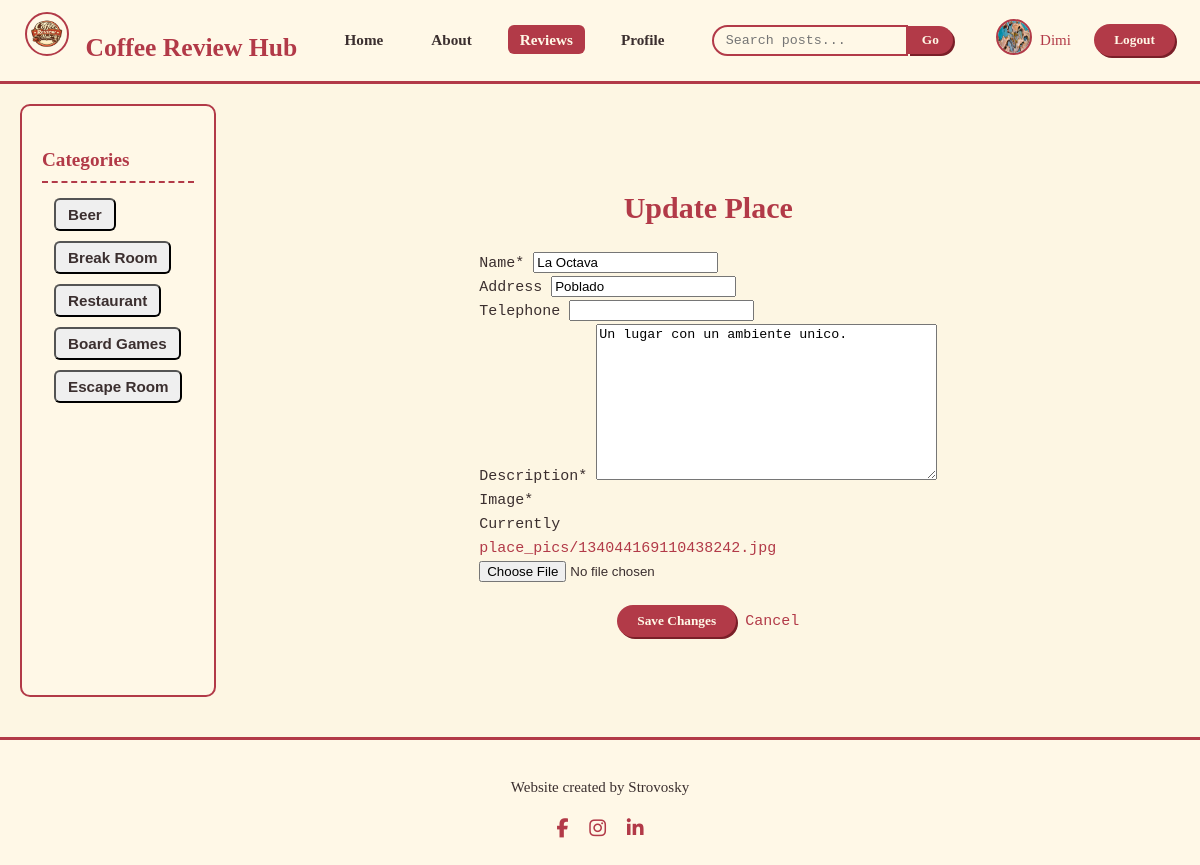
Page /update_place/11/ (signed in) on the committed database.
### users/models.py (models this page shows, shortened)
class Profile(Model):
    bio = TextField(verbose_name="Bio", blank=True, null=True, max_length=500)
    user = OneToOneField(to=User, on_delete=CASCADE, null=False, blank=False)
    image = ImageField(default="default_pic.png", upload_to="profile_pics")

### blog/models.py (models this page shows, shortened)
class Category(Model):
    name = CharField(verbose_name="Name", max_length=100)
    place = ManyToManyField(to=Place, verbose_name="Place")

class Place(Model):
    user = ForeignKey(to=User, on_delete=SET_NULL, null=True, blank=True)
    name = CharField(verbose_name="Name", max_length=100, unique=True)
    address = CharField(verbose_name="Address", max_length=150, null=True, blank=True)
    phone = IntegerField(verbose_name="Telephone", null=True, blank=True)
    description = TextField(verbose_name="Description", max_length=1000)
    image = ImageField(default="default_place.png", upload_to="place_pics")

### blog/views.py (the view)
class UpdatePlaceView(LoginRequiredMixin, UpdateView):
    model = Place
    template_name = "blog/update_place.html"
    fields = ["name", "address", "phone", "description", "image"]
    def get_context_data(self, **kwargs):
        context = super().get_context_data(**kwargs)
        context["categories"] = Category.objects.all()
        return context
    def dispatch(self, request, *args, **kwargs):
        obj = self.get_object()
        if obj.user.id != request.user.id:
            return redirect("detail", obj.id)
        return super().dispatch(request, *args, **kwargs)

### blog/templates/blog/update_place.html (shortened to what this page needs)
{% extends 'blog/detail_place.html' %}
{% load crispy_forms_tags %}
{% block latest_posts %}
<main class="container" style="max-width:700px; margin:60px auto;">
  <h1 style="text-align:center; color:#b23a48; font-family:'Georgia',serif;">
    Update Place
  </h1>
  <form method="post" enctype="multipart/form-data" class="form-box">
    {{ form|crispy }}
    <div style="text-align:center; margin-top:20px;">
      <button type="submit" class="btn-primary">Save Changes</button>
      <a href="{% url 'detail' object.id %}" class="btn-secondary">Cancel</a>
    </div>
  </form>
</main>
{% endblock latest_posts %}

### blog/templates/blog/index.html (shortened to what this page needs)
{% load static %}
{% load crispy_forms_tags %}
<!DOCTYPE html>
<html lang="en">
<head>
  <link rel="stylesheet" href="{% static 'blog/style.css' %}">
  <link rel="stylesheet" href="https://cdnjs.cloudflare.com/ajax/libs/font-awesome/6.5.0/css/all.min.css">
</head>
<body>
  <nav class="navbar">
    <div class="navbar-brand">
      <a class="nav-link active" href="{% url 'blog_home' %}">
        <img src="{% static 'blog/img/coffee_logo.png' %}" alt="Logo">
      Coffee Review Hub
      </a>
    </div>
    {% block navbar_buttons %}{% endblock navbar_buttons %}
    {% block search_bar %}
        {% if user.is_authenticated %}
           <form method="get" action="{% url 'blog_places' %}">
            <div class="search-bar">
              <input name="search_word" type="text" placeholder="Search posts...">
              <button type="submit" class="btn-primary" name="search_btn" value="pressed">Go</button>
            </div>
           </form>
        {% endif %}
    {% endblock search_bar %}
    {% block current_user %}
      {% if user.is_authenticated %}
        <div class="nav-user">
          <a href="{% url 'profile' user.id %}"><img src="{{user.profile.image.url}}" class="img-fluid" alt="User"></a>
          <a href="{% url 'profile' user.id %}"><span>{{user.username|title}}</span></a>
        </div>
      {% endif %}
    {% endblock current_user %}
    {% block sign_buttons %}
      {% if user.is_authenticated %}
        <form method="post" action="{% url 'logout' %}">
          <button type="submit" class="btn-primary">Logout</button>
        </form>
      {% else %}
          <a href="{% url 'signin' %}"><button class="btn-primary">Login</button></a>
          <a href="{% url 'register' %}"><button class="btn-primary">Signup</button></a>
      {% endif %}
    {% endblock sign_buttons %}
  </nav>
  <div class="main-layout">
    {% block category_bar %}
      {% if user.is_authenticated %}
        <aside class="sidebar">
          <h3>Categories</h3>
          <form type="get" action="{% url 'blog_places' %}">
            {% for category in categories %}
              <ul class="navbar-nav">
                <li><input name="category_opt" type="submit" class="nav-link" value="{{category.name|title}}"></li>
              </ul>
            {% endfor %}
          </form>
        </aside>
      {% endif %}
    {% endblock category_bar %}
    {% block latest_posts %}{% endblock latest_posts %}
  </div>
  <footer class="footer">
    <p>Website created by Strovosky</p>
    <div class="social-icons">
      <a href="https://www.facebook.com/strovosky/" target="_blank" rel="noopener noreferrer">
        <i class="fab fa-facebook-f"></i>
      </a>
      <a href="https://www.instagram.com/strovosky?igsh=amlnbm41Z3ltdHJ4" target="_blank" rel="noopener noreferrer">
        <i class="fab fa-instagram"></i>
      </a>
      <a href="https://www.linkedin.com/in/strovosky/" target="_blank" rel="noopener noreferrer">
        <i class="fab fa-linkedin-in"></i>
      </a>
    </div>
  </footer>
</body>
</html>

### blog/static/blog/style.css (style rules this page uses)
body { font-family: 'Courier New', 'Lucida Console', monospace; font-size: 15px; background-color: #fdf6e3; color: #3b2f2f; margin: 0; line-height: 1.6; }
a { text-decoration: none; color: #b23a48; transition: all 0.3s ease; }
.navbar { background: #fff8e7; border-bottom: 3px solid #b23a48; padding: 12px 25px; display: flex; align-items: center; justify-content: space-between; font-family: 'Georgia', serif; }
.navbar-brand { font-size: 1.6rem; font-weight: bold; color: #b23a48; display: flex; align-items: center; }
.navbar-brand img { height: 40px; margin-right: 10px; border-radius: 50%; border: 2px solid #b23a48; }
.navbar-nav { display: flex; align-items: center; list-style: none; margin: 0; padding: 0; }
.navbar-nav li { margin: 0 12px; }
.navbar-nav .nav-link { padding: 6px 12px; font-size: 0.95rem; font-weight: 600; color: #3b2f2f; border-radius: 6px; }
.btn-primary { background-color: #b23a48; border: none; border-radius: 20px; color: #fff8e7; font-weight: bold; padding: 8px 20px; cursor: pointer; font-family: 'Georgia', serif; box-shadow: 2px 2px 0px #7a1f28; }
.nav-user { display: flex; align-items: center; margin-left: 20px; }
.nav-user img { height: 32px; width: 32px; border-radius: 50%; margin-right: 8px; border: 2px solid #b23a48; }
.search-bar { display: flex; align-items: center; }
.search-bar input { border: 2px solid #b23a48; border-radius: 20px 0 0 20px; padding: 6px 12px; background-color: #fff8e7; font-family: 'Courier New', monospace; }
.search-bar button { border-radius: 0 20px 20px 0; padding: 6px 14px; }
.sidebar { background: #fff8e7; padding: 20px; border: 2px solid #b23a48; border-radius: 10px; font-family: 'Georgia', serif; }
.sidebar h3 { margin-bottom: 15px; font-size: 1.2rem; color: #b23a48; border-bottom: 2px dashed #b23a48; padding-bottom: 5px; }
.sidebar ul { list-style: none; padding: 0; }
.sidebar ul li { margin-bottom: 10px; }
.main-layout { display: flex; margin: 20px; gap: 20px; }
.footer { background: #fff8e7; border-top: 3px solid #b23a48; text-align: center; padding: 20px; margin-top: 40px; font-family: 'Georgia', serif; color: #3b2f2f; }
.footer .social-icons { margin-top: 10px; }
.footer .social-icons a { color: #b23a48; margin: 0 8px; font-size: 1.2rem; transition: color 0.3s ease; }

### rows in the picture
Category: category_opt "Beer"
Category: category_opt "Break Room"
Category: category_opt "Restaurant"
Category: category_opt "Board Games"
Category: category_opt "Escape Room"
Place: name "La Octava", address "Poblado", description "Un lugar con un ambiente unico."

### other values in the picture
{{ user.username|title }} "Dimi"
